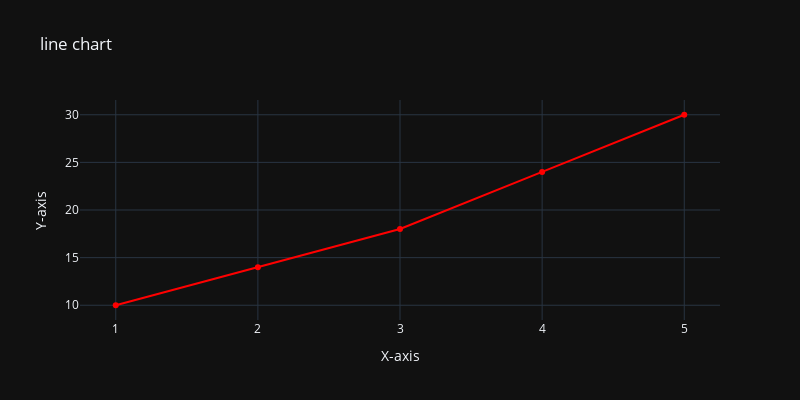

The notebook cell saved with this chart:
### Code cell
x = [1,2,3,4,5]
y = [10,14,18,24,30]
fig=px.line(x=x,y=y,title="line chart",labels={'x':'X-axis','y':'Y-axis'},width=800,height=400,template='plotly_dark',markers=True,color_discrete_sequence=['red'])
fig.show()

### Figure 1 — Plotly figure (JSON) as saved in the notebook; plotly's stock layout.template omitted (floating-point values rounded to 4 significant figures)
{"data": [{"hovertemplate": "X-axis=%{x}<br>Y-axis=%{y}<extra></extra>", "legendgroup": "", "line": {"color": "red", "dash": "solid"}, "marker": {"symbol": "circle"}, "mode": "lines+markers", "name": "", "orientation": "v", "showlegend": false, "type": "scatter", "x": [1, 2, 3, 4, 5], "xaxis": "x", "y": [10, 14, 18, 24, 30], "yaxis": "y"}], "layout": {"height": 400, "legend": {"tracegroupgap": 0}, "title": {"text": "line chart"}, "width": 800, "xaxis": {"anchor": "y", "domain": [0, 1], "title": {"text": "X-axis"}}, "yaxis": {"anchor": "x", "domain": [0, 1], "title": {"text": "Y-axis"}}}}
